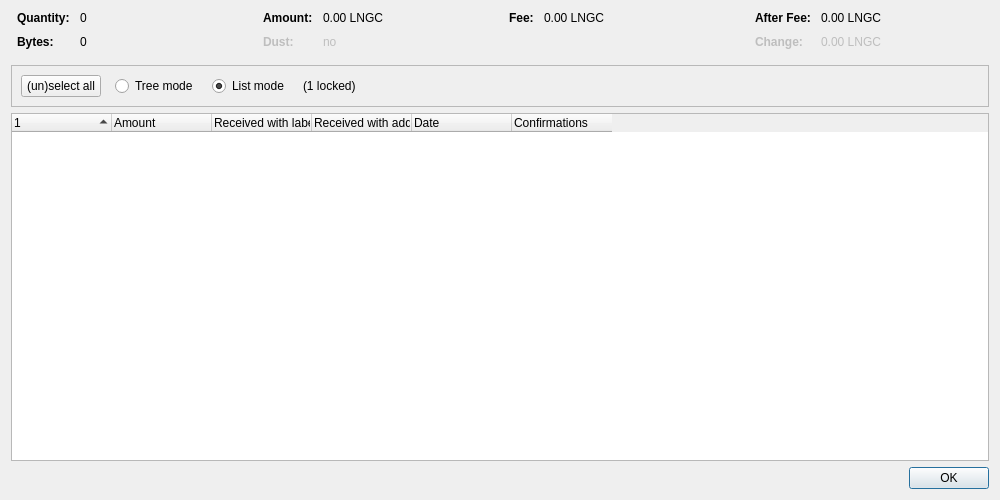
<?xml version="1.0" encoding="UTF-8"?>
<ui version="4.0">
 <class>CoinControlDialog</class>
 <widget class="QDialog" name="CoinControlDialog">
  <property name="geometry">
   <rect>
    <x>0</x>
    <y>0</y>
    <width>1000</width>
    <height>500</height>
   </rect>
  </property>
  <property name="windowTitle">
   <string>Coin Selection</string>
  </property>
  <layout class="QVBoxLayout" name="verticalLayout">
   <item>
    <layout class="QHBoxLayout" name="horizontalLayoutTop" stretch="0,0,0,0">
     <property name="topMargin">
      <number>0</number>
     </property>
     <property name="bottomMargin">
      <number>10</number>
     </property>
     <item>
      <layout class="QFormLayout" name="formLayoutCoinControl1">
       <property name="horizontalSpacing">
        <number>10</number>
       </property>
       <property name="verticalSpacing">
        <number>10</number>
       </property>
       <property name="leftMargin">
        <number>6</number>
       </property>
       <property name="rightMargin">
        <number>6</number>
       </property>
       <item row="0" column="0">
        <widget class="QLabel" name="labelCoinControlQuantityText">
         <property name="font">
          <font>
           <weight>75</weight>
           <bold>true</bold>
          </font>
         </property>
         <property name="text">
          <string>Quantity:</string>
         </property>
        </widget>
       </item>
       <item row="0" column="1">
        <widget class="QLabel" name="labelCoinControlQuantity">
         <property name="cursor">
          <cursorShape>IBeamCursor</cursorShape>
         </property>
         <property name="contextMenuPolicy">
          <enum>Qt::ActionsContextMenu</enum>
         </property>
         <property name="text">
          <string notr="true">0</string>
         </property>
         <property name="textInteractionFlags">
          <set>Qt::LinksAccessibleByMouse|Qt::TextSelectableByKeyboard|Qt::TextSelectableByMouse</set>
         </property>
        </widget>
       </item>
       <item row="1" column="0">
        <widget class="QLabel" name="labelCoinControlBytesText">
         <property name="font">
          <font>
           <weight>75</weight>
           <bold>true</bold>
          </font>
         </property>
         <property name="text">
          <string>Bytes:</string>
         </property>
        </widget>
       </item>
       <item row="1" column="1">
        <widget class="QLabel" name="labelCoinControlBytes">
         <property name="cursor">
          <cursorShape>IBeamCursor</cursorShape>
         </property>
         <property name="contextMenuPolicy">
          <enum>Qt::ActionsContextMenu</enum>
         </property>
         <property name="text">
          <string notr="true">0</string>
         </property>
         <property name="textInteractionFlags">
          <set>Qt::LinksAccessibleByMouse|Qt::TextSelectableByKeyboard|Qt::TextSelectableByMouse</set>
         </property>
        </widget>
       </item>
      </layout>
     </item>
     <item>
      <layout class="QFormLayout" name="formLayoutCoinControl2">
       <property name="horizontalSpacing">
        <number>10</number>
       </property>
       <property name="verticalSpacing">
        <number>10</number>
       </property>
       <property name="leftMargin">
        <number>6</number>
       </property>
       <property name="rightMargin">
        <number>6</number>
       </property>
       <item row="0" column="0">
        <widget class="QLabel" name="labelCoinControlAmountText">
         <property name="font">
          <font>
           <weight>75</weight>
           <bold>true</bold>
          </font>
         </property>
         <property name="text">
          <string>Amount:</string>
         </property>
        </widget>
       </item>
       <item row="0" column="1">
        <widget class="QLabel" name="labelCoinControlAmount">
         <property name="cursor">
          <cursorShape>IBeamCursor</cursorShape>
         </property>
         <property name="contextMenuPolicy">
          <enum>Qt::ActionsContextMenu</enum>
         </property>
         <property name="text">
          <string notr="true">0.00 LNGC</string>
         </property>
         <property name="textInteractionFlags">
          <set>Qt::LinksAccessibleByMouse|Qt::TextSelectableByKeyboard|Qt::TextSelectableByMouse</set>
         </property>
        </widget>
       </item>
       <item row="1" column="0">
        <widget class="QLabel" name="labelCoinControlLowOutputText">
         <property name="enabled">
          <bool>false</bool>
         </property>
         <property name="font">
          <font>
           <weight>75</weight>
           <bold>true</bold>
          </font>
         </property>
         <property name="text">
          <string>Dust:</string>
         </property>
        </widget>
       </item>
       <item row="1" column="1">
        <widget class="QLabel" name="labelCoinControlLowOutput">
         <property name="enabled">
          <bool>false</bool>
         </property>
         <property name="cursor">
          <cursorShape>IBeamCursor</cursorShape>
         </property>
         <property name="contextMenuPolicy">
          <enum>Qt::ActionsContextMenu</enum>
         </property>
         <property name="text">
          <string notr="true">no</string>
         </property>
         <property name="textInteractionFlags">
          <set>Qt::LinksAccessibleByMouse|Qt::TextSelectableByKeyboard|Qt::TextSelectableByMouse</set>
         </property>
        </widget>
       </item>
      </layout>
     </item>
     <item>
      <layout class="QFormLayout" name="formLayoutCoinControl3">
       <property name="horizontalSpacing">
        <number>10</number>
       </property>
       <property name="verticalSpacing">
        <number>10</number>
       </property>
       <property name="leftMargin">
        <number>6</number>
       </property>
       <property name="rightMargin">
        <number>6</number>
       </property>
       <item row="0" column="0">
        <widget class="QLabel" name="labelCoinControlFeeText">
         <property name="font">
          <font>
           <weight>75</weight>
           <bold>true</bold>
          </font>
         </property>
         <property name="text">
          <string>Fee:</string>
         </property>
        </widget>
       </item>
       <item row="0" column="1">
        <widget class="QLabel" name="labelCoinControlFee">
         <property name="cursor">
          <cursorShape>IBeamCursor</cursorShape>
         </property>
         <property name="contextMenuPolicy">
          <enum>Qt::ActionsContextMenu</enum>
         </property>
         <property name="text">
          <string notr="true">0.00 LNGC</string>
         </property>
         <property name="textInteractionFlags">
          <set>Qt::LinksAccessibleByMouse|Qt::TextSelectableByKeyboard|Qt::TextSelectableByMouse</set>
         </property>
        </widget>
       </item>
      </layout>
     </item>
     <item>
      <layout class="QFormLayout" name="formLayoutCoinControl4">
       <property name="horizontalSpacing">
        <number>10</number>
       </property>
       <property name="verticalSpacing">
        <number>10</number>
       </property>
       <property name="leftMargin">
        <number>6</number>
       </property>
       <property name="rightMargin">
        <number>6</number>
       </property>
       <item row="0" column="0">
        <widget class="QLabel" name="labelCoinControlAfterFeeText">
         <property name="font">
          <font>
           <weight>75</weight>
           <bold>true</bold>
          </font>
         </property>
         <property name="text">
          <string>After Fee:</string>
         </property>
        </widget>
       </item>
       <item row="0" column="1">
        <widget class="QLabel" name="labelCoinControlAfterFee">
         <property name="cursor">
          <cursorShape>IBeamCursor</cursorShape>
         </property>
         <property name="contextMenuPolicy">
          <enum>Qt::ActionsContextMenu</enum>
         </property>
         <property name="text">
          <string notr="true">0.00 LNGC</string>
         </property>
         <property name="textInteractionFlags">
          <set>Qt::LinksAccessibleByMouse|Qt::TextSelectableByKeyboard|Qt::TextSelectableByMouse</set>
         </property>
        </widget>
       </item>
       <item row="1" column="0">
        <widget class="QLabel" name="labelCoinControlChangeText">
         <property name="enabled">
          <bool>false</bool>
         </property>
         <property name="font">
          <font>
           <weight>75</weight>
           <bold>true</bold>
          </font>
         </property>
         <property name="text">
          <string>Change:</string>
         </property>
        </widget>
       </item>
       <item row="1" column="1">
        <widget class="QLabel" name="labelCoinControlChange">
         <property name="enabled">
          <bool>false</bool>
         </property>
         <property name="cursor">
          <cursorShape>IBeamCursor</cursorShape>
         </property>
         <property name="contextMenuPolicy">
          <enum>Qt::ActionsContextMenu</enum>
         </property>
         <property name="text">
          <string notr="true">0.00 LNGC</string>
         </property>
         <property name="textInteractionFlags">
          <set>Qt::LinksAccessibleByMouse|Qt::TextSelectableByKeyboard|Qt::TextSelectableByMouse</set>
         </property>
        </widget>
       </item>
      </layout>
     </item>
    </layout>
   </item>
   <item>
    <widget class="QFrame" name="frame">
     <property name="minimumSize">
      <size>
       <width>0</width>
       <height>40</height>
      </size>
     </property>
     <property name="frameShape">
      <enum>QFrame::StyledPanel</enum>
     </property>
     <property name="frameShadow">
      <enum>QFrame::Sunken</enum>
     </property>
     <layout class="QHBoxLayout" name="horizontalLayout">
      <item>
       <layout class="QHBoxLayout" name="horizontalLayoutPanel" stretch="0,0,0,0,0">
        <property name="spacing">
         <number>14</number>
        </property>
        <item>
         <widget class="QPushButton" name="pushButtonSelectAll">
          <property name="sizePolicy">
           <sizepolicy hsizetype="Maximum" vsizetype="Fixed">
            <horstretch>0</horstretch>
            <verstretch>0</verstretch>
           </sizepolicy>
          </property>
          <property name="text">
           <string>(un)select all</string>
          </property>
          <property name="autoDefault">
           <bool>false</bool>
          </property>
         </widget>
        </item>
        <item>
         <widget class="QRadioButton" name="radioTreeMode">
          <property name="sizePolicy">
           <sizepolicy hsizetype="Maximum" vsizetype="Fixed">
            <horstretch>0</horstretch>
            <verstretch>0</verstretch>
           </sizepolicy>
          </property>
          <property name="text">
           <string>Tree mode</string>
          </property>
         </widget>
        </item>
        <item>
         <widget class="QRadioButton" name="radioListMode">
          <property name="sizePolicy">
           <sizepolicy hsizetype="Maximum" vsizetype="Fixed">
            <horstretch>0</horstretch>
            <verstretch>0</verstretch>
           </sizepolicy>
          </property>
          <property name="text">
           <string>List mode</string>
          </property>
          <property name="checked">
           <bool>true</bool>
          </property>
         </widget>
        </item>
        <item>
         <widget class="QLabel" name="labelLocked">
          <property name="text">
           <string notr="true">(1 locked)</string>
          </property>
         </widget>
        </item>
        <item>
         <spacer name="horizontalSpacer">
          <property name="orientation">
           <enum>Qt::Horizontal</enum>
          </property>
          <property name="sizeHint" stdset="0">
           <size>
            <width>40</width>
            <height>20</height>
           </size>
          </property>
         </spacer>
        </item>
       </layout>
      </item>
     </layout>
    </widget>
   </item>
   <item>
    <widget class="CoinControlTreeWidget" name="treeWidget">
     <property name="contextMenuPolicy">
      <enum>Qt::CustomContextMenu</enum>
     </property>
     <property name="sortingEnabled">
      <bool>false</bool>
     </property>
     <property name="columnCount">
      <number>6</number>
     </property>
     <attribute name="headerShowSortIndicator" stdset="0">
      <bool>true</bool>
     </attribute>
     <attribute name="headerStretchLastSection">
      <bool>false</bool>
     </attribute>
     <column>
      <property name="text">
       <string/>
      </property>
     </column>
     <column>
      <property name="text">
       <string>Amount</string>
      </property>
     </column>
     <column>
      <property name="text">
       <string>Received with label</string>
      </property>
     </column>
     <column>
      <property name="text">
       <string>Received with address</string>
      </property>
     </column>
     <column>
      <property name="text">
       <string>Date</string>
      </property>
     </column>
     <column>
      <property name="text">
       <string>Confirmations</string>
      </property>
      <property name="toolTip">
       <string>Confirmed</string>
      </property>
     </column>
     <column>
      <property name="text">
       <string/>
      </property>
     </column>
     <column>
      <property name="text">
       <string/>
      </property>
     </column>
     <column>
      <property name="text">
       <string/>
      </property>
     </column>
     <column>
      <property name="text">
       <string/>
      </property>
     </column>
    </widget>
   </item>
   <item>
    <widget class="QDialogButtonBox" name="buttonBox">
     <property name="orientation">
      <enum>Qt::Horizontal</enum>
     </property>
     <property name="standardButtons">
      <set>QDialogButtonBox::Ok</set>
     </property>
    </widget>
   </item>
  </layout>
 </widget>
 <customwidgets>
  <customwidget>
   <class>CoinControlTreeWidget</class>
   <extends>QTreeWidget</extends>
   <header>qt/coincontroltreewidget.h</header>
  </customwidget>
 </customwidgets>
 <resources/>
 <connections/>
</ui>
